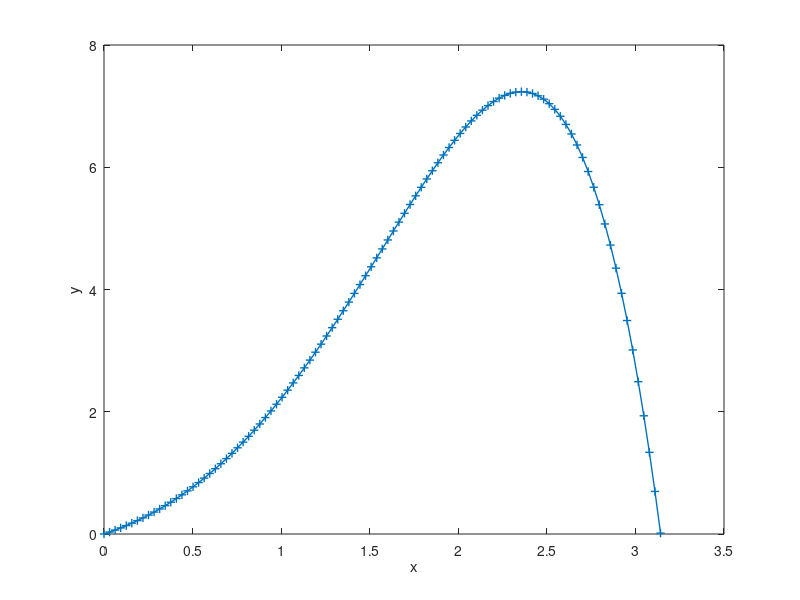

MATLAB code for this plot:
% Mehmet Sinan INCI 
% MA 512 - HW 2 Q1
%%
clc;
clear all;
close all;

% y' =y+(e^t *cos(t))
% initial condition
x(1) = 0;
y(1) = 0;
N = 100;
h = pi/N;% step size
t = 0:h:pi;

Fp = @(t,y) y+exp(t).*cos(t);

%Euler Forward
for i=1:(length(t)-1) 
    y(i+1) = y(i)+h*(y(i)+exp(t(i)).*cos(t(i)));
%     y(i+1) = y(i)+h*Fp(i,y(i));
    x(i+1) = x(i)+h;
end

exact = exp(t).*sin(t); % exact solution
error = abs(exact - y); % error
N      % printing out the N value
h      % printing out the step size
max_error = max(error) % printing out the max error

% plot
figure
set(gca,'Fontsize',15)
plot(x,y,'+-', 'Linewidth', 1)
xlabel('x')
ylabel('y')
